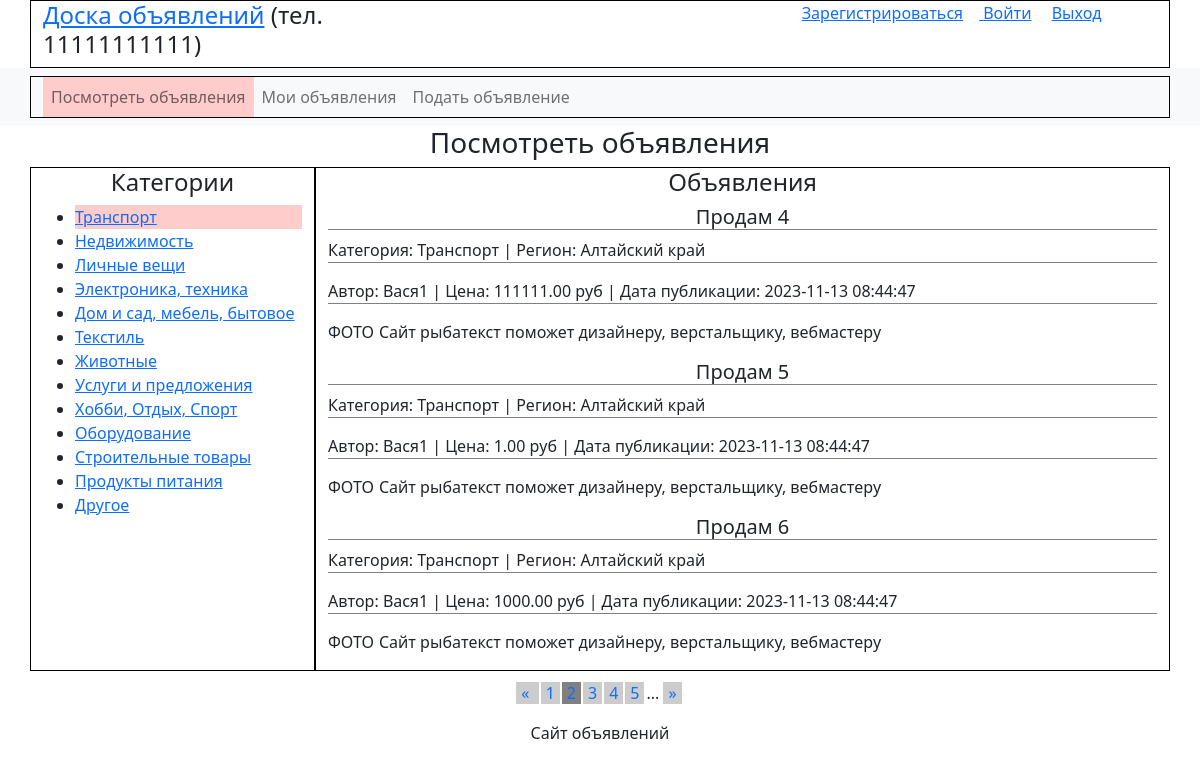
Screenshot of /?page=look&cat=1&pagin=2 with the database file from the repository.
### tables this page shows
CREATE TABLE `categories` (
  `id_cat` tinyint(3) UNSIGNED NOT NULL,
  `name_cat` varchar(255) NOT NULL
);

CREATE TABLE `ads` (
  `id` int(10) UNSIGNED NOT NULL,
  `name` varchar(255) NOT NULL,
  `phone` varchar(255) NOT NULL,
  `title` varchar(255) NOT NULL,
  `text` text NOT NULL,
  `priority` timestamp NOT NULL DEFAULT CURRENT_TIMESTAMP,
  `id_user` int(10) UNSIGNED NOT NULL,
  `photo` varchar(300) NOT NULL,
  `confirm` enum('0','1') NOT NULL DEFAULT '0',
  `is_actual` enum('0','1') NOT NULL DEFAULT '1',
  `price` decimal(12,2) NOT NULL,
  `time` timestamp NOT NULL DEFAULT CURRENT_TIMESTAMP,
  `id_categories` int(11) NOT NULL,
  `id_regions` int(11) NOT NULL
);

CREATE TABLE `regions` (
  `id_region` tinyint(3) UNSIGNED NOT NULL,
  `name_region` varchar(255) NOT NULL
);

### output-all-ads-pagin.php (the view, shortened to what this page needs)
<?php
$sql = "SELECT * FROM categories";
$result = mysqli_query($conn, $sql);
$cat_list = "";
if( !isset($_GET['cat']) ) {$cat_link = 1;}
else {$cat_link = $_GET['cat'];}
while ( $row = mysqli_fetch_assoc($result) ) {
	if( $cat_link == $row['id_cat']) {
		$cat_active = ' class="active-link"';
	}else{ $cat_active = ''; }
 $cat_list .=  '<li' . $cat_active . '><a href="?page=look&cat=' . $row['id_cat'] . '">' . $row['name_cat'] . '</a></li>';
}
$sql = "SELECT COUNT(*) as count FROM ads WHERE id_categories = '$cat_link'";
$result = mysqli_query($conn, $sql);
$arr = mysqli_fetch_assoc($result);
$number_DB_rows = $arr['count'];
$rows_per_page = 3;
$number_of_pages = ceil($number_DB_rows/$rows_per_page);
$current_page = 1;
$ads_content = "";
if( $_GET['pagin']>1 && $_GET['pagin']<=$number_of_pages)
{
 $current_page = $_GET['pagin'];
}
if($number_DB_rows != "0"){
$start = ($current_page - 1) * $rows_per_page;
$sql = "SELECT ads.name, ads.title, ads.text, ads.priority, ads.photo, ads.price, ads.time, categories.name_cat, regions.name_region FROM ads, categories, regions WHERE ads.id_categories = '$cat_link' AND categories.id_cat = '$cat_link' AND ads.id_regions = regions.id_region ORDER BY priority  DESC LIMIT $start, $rows_per_page";
$result = mysqli_query($conn, $sql);
while ( $row = mysqli_fetch_assoc($result) ) {
$ads_content .=  '<h5 class="bottom-line1 center">' . $row["title"] . '</h5><p class="bottom-line1">Категория: ' . $row["name_cat"] . ' | Регион: ' . $row["name_region"] . '</p><p class="bottom-line1">Автор: ' . $row["name"] . ' | Цена: ' . $row["price"] . ' руб' . ' | Дата публикации: ' . $row["time"] . '</p><div class="bottom-line2"><p class="ads-photo">' . 'ФОТО' . '</p><p class="ads-text">' .  $row["text"] . '</p></div>';
}
}

### styles.css (style rules this page uses)
.active-link { background-color: #fcc; }
.center { text-align: center; }
.bottom-line1 { border-bottom: 1px solid #808080; }
.ads-photo { max-width: 30%; float: left; padding-right: 5px; }

### rows the page displays
categories: name_cat "Транспорт"
categories: name_cat "Недвижимость"
categories: name_cat "Личные вещи"
categories: name_cat "Электроника, техника"
categories: name_cat "Дом и сад, мебель, бытовое"
categories: name_cat "Текстиль"
categories: name_cat "Животные"
categories: name_cat "Услуги и предложения"
categories: name_cat "Хобби, Отдых, Спорт"
categories: name_cat "Оборудование"
categories: name_cat "Строительные товары"
categories: name_cat "Продукты питания"
categories: name_cat "Другое"
ads: title "Продам 4", id_categories.name_cat "Транспорт", id_regions.name_region "Алтайский край", name "Вася1", price "111111.00", time "2023-11-13 08:44:47", text "Сайт рыбатекст поможет дизайнеру, верстальщику, вебмастеру"
ads: title "Продам 5", id_categories.name_cat "Транспорт", id_regions.name_region "Алтайский край", name "Вася1", price "1.00", time "2023-11-13 08:44:47", text "Сайт рыбатекст поможет дизайнеру, верстальщику, вебмастеру"
ads: title "Продам 6", id_categories.name_cat "Транспорт", id_regions.name_region "Алтайский край", name "Вася1", price "1000.00", time "2023-11-13 08:44:47", text "Сайт рыбатекст поможет дизайнеру, верстальщику, вебмастеру"

### other values shown
$next "..."
